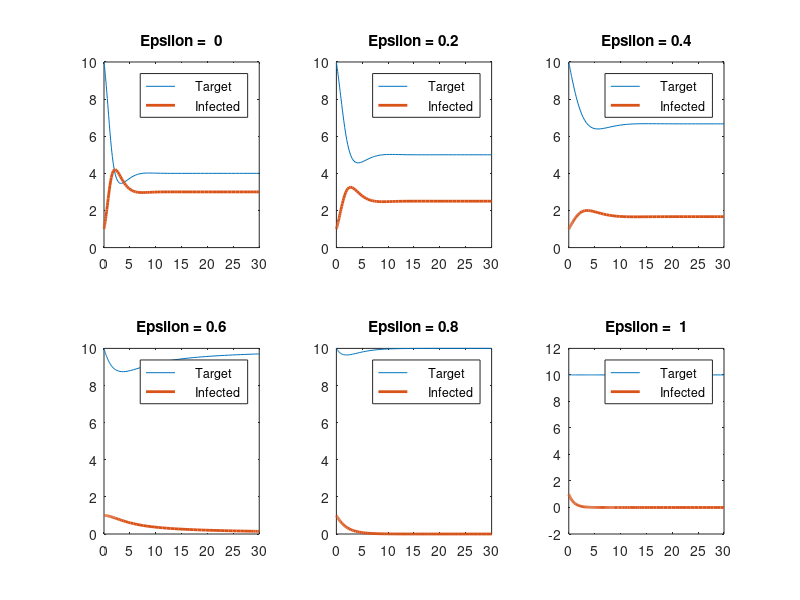

This chart was generated by the following MATLAB code:
%clc
%clear all
%format long

lambda = 5;
delta = 0.5;
b = 0.25;
a = 1;


% x(1) = target cells (T)
% x(2) = infected cells (I)

% format longG

PaperSize = [11 8.5];

for i = 0:5

    epsilon = 0.2*i;
    
    
    
    % T I
    g = @(t,x) [lambda - delta*x(1) - (1-epsilon)*b*x(2)*x(1); (1-epsilon)*b*x(2)*x(1) - a*x(2) ];
    [t,xa] = ode45(g,[0 30],[10 1]);
    
    %Disease free
    %[t,xa] = ode45(g,[0 30],[(lambda/delta) 0]);
    
    %Endemic
    %[t,xa] = ode45(g,[0 30],[-a/(b*(-1+epsilon)) (-lambda*b+lambda*b*epsilon+delta*a)/(a*b*(-1+epsilon))]);
    
    %figure;
    subplot(2, 3, i+1);
    caption = sprintf('Epsilon = %2g', epsilon);
    % caption = sprintf('Epsilon = %d', epsilon); % PROBLEM !!!
    % caption = sprintf('Epsilon = %d', num2str(epsilon)); % PROBLEM !!!
    plot(t,xa(:,1), t, xa(:,2), 'LineWidth', 2)
    title(caption)
    
    legend('     Target', '     Infected')
    legend('Location', 'NorthEast') % move legend to upper left
    
    %hold on
    
    
end

